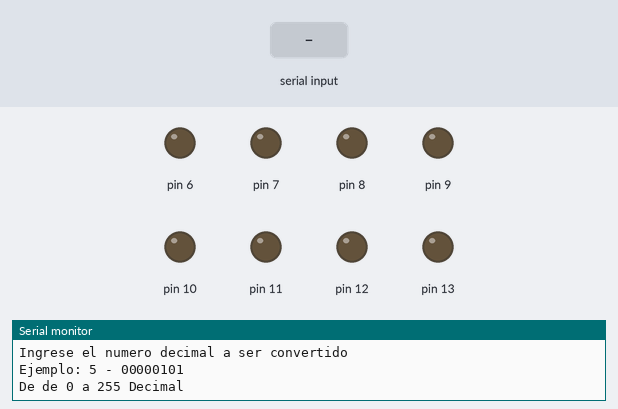
Recording of a sketch running on a simulated Arduino Uno, built with avr-gcc and run on an emulated ATmega328P. Shown: output pins drawn as LEDs (lit = HIGH), the last lines printed to the serial monitor. The inputs (shaded band) are chosen by the test bench.

Above: at 1.2 s.
1.3 s: "90,45,200\n" received over Serial
At 2.6 s:
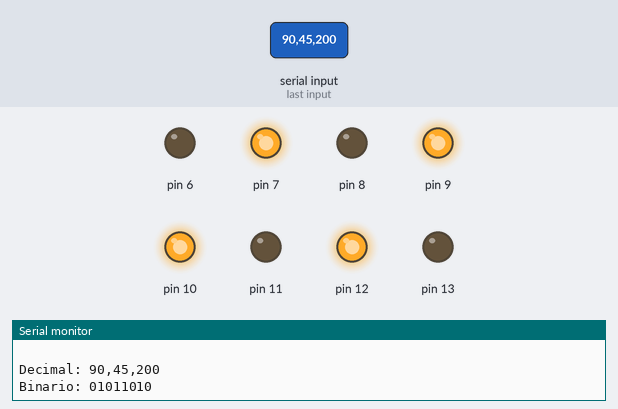
3.8 s: "30,150\n" received over Serial
At 5.6 s:
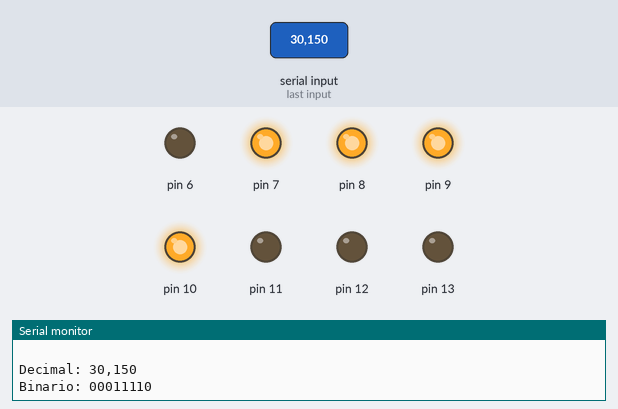
6.3 s: "5\n" received over Serial
At 8.5 s:
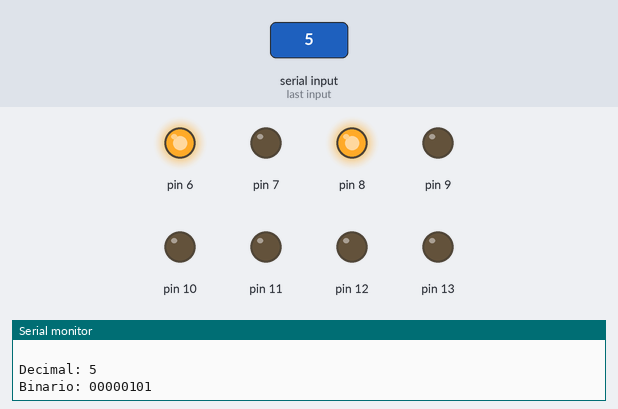
8.8 s: "200\n" received over Serial
At 10.5 s:
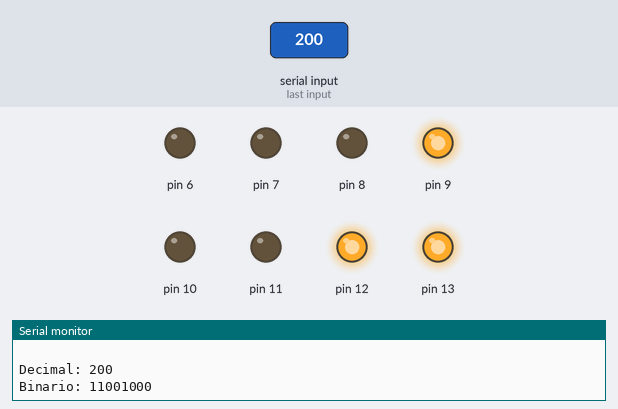
11.3 s: "1,90\n" received over Serial
At 13.5 s:
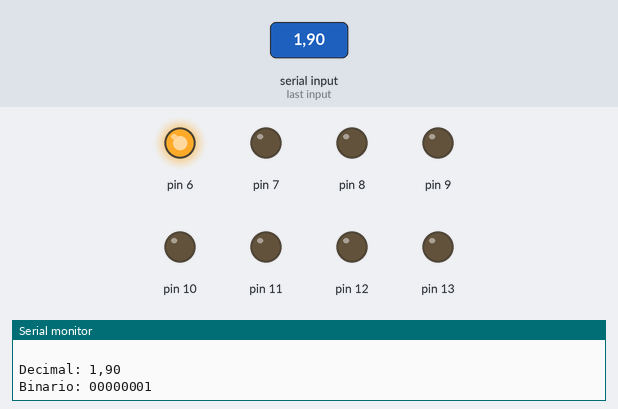
13.8 s: "30,150,10\n" received over Serial
At 15.8 s:
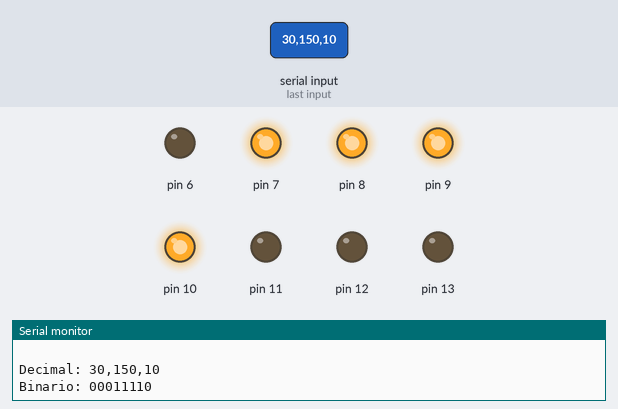
Timing chart, 0 to 17.3 s (numbered marks = the images above; inputs shaded):
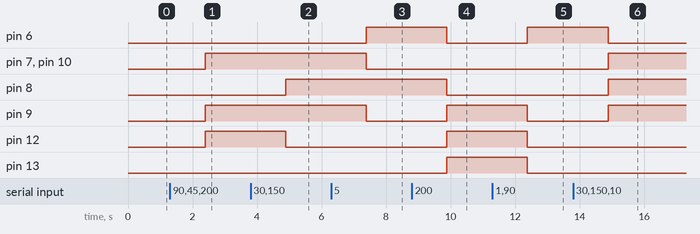

Measured:
- after the input at 1.3 s, pin 7, pin 9, pin 10, pin 12: LOW → HIGH after 1.1 s
- after the input at 3.8 s, pin 8: LOW → HIGH after 1.1 s; pin 12: HIGH → LOW after 1.1 s
- after the input at 6.3 s, pin 6: LOW → HIGH after 1.1 s; pin 7, pin 9, pin 10: HIGH → LOW after 1.1 s
- after the input at 8.8 s, pin 6, pin 8: HIGH → LOW after 1.1 s; pin 9, pin 12, pin 13: LOW → HIGH after 1.1 s
- after the input at 11.3 s, pin 6: LOW → HIGH after 1.1 s; pin 9, pin 12, pin 13: HIGH → LOW after 1.1 s
- after the input at 13.8 s, pin 6: HIGH → LOW after 1.1 s; pin 7–10: LOW → HIGH after 1.1 s

The sketch:

MugmalJose_Decimal_a_Binario.ino
```cpp
/*  UNIVERSIDAD TECNICA DEL NORTE
 *   FICA-CIERCOM
 *   SISTEMAS-MICROPROCESADOS
 *   Mugmal José Luis
*/

String CX;
int numero;
String binario1;
String binario2;
String binario3;
String binario4;
String binario5;
String binario6;
String binario7;
String binario8;


void setup() {

pinMode(13,OUTPUT);
pinMode(12,OUTPUT);
pinMode(11,OUTPUT);
pinMode(10,OUTPUT);
pinMode(9,OUTPUT);
pinMode(8,OUTPUT);
pinMode(7,OUTPUT);
pinMode(6,OUTPUT);

Serial.begin(9600);
Serial.println("Ingrese el numero decimal a ser convertido");
Serial.println("Ejemplo: 5 - 00000101");
Serial.println("De de 0 a 255 Decimal");


}

void loop() {

if(Serial.available()>0){
  CX=Serial.readString();
  numero=CX.toInt();

if(numero<256 && numero>-1){

    if(numero>=128){
      binario1="1";
      numero=numero-128;
      }
      else{
        binario1="0";
        }
     delay(10);

    if(numero>64){
      binario2="1";
      numero=numero-64;
      }
      else{
        binario2="0";
        }
     delay(10);

    if(numero>32){
      binario3="1";
      numero=numero-32;
      }
      else{
        binario3="0";
        }
     delay(10);

    if(numero>16){
      binario4="1";
      numero=numero-16;
      }
      else{
        binario4="0";
        }
     delay(10);


    if(numero>=8){
      binario5="1";
      numero=numero-8;
      }
      else{
        binario5="0";
        }
     delay(10);


    if(numero>=4){
      binario6="1";
      numero=numero-4;
      }
      else{
        binario6="0";
        }
     delay(10);

    if(numero>=2){
      binario7="1";
      numero=numero-2;
      }
      else{
        binario7="0";
        }
     delay(10);

    if(numero>=1){
      binario8="1";
      numero=numero-1;
      }
      else{
        binario8="0";
        }
     delay(10);


  Serial.println(" ");
  Serial.print("Decimal: ");
  Serial.println(CX);
  Serial.print("Binario: ");
  Serial.println(binario1+binario2+binario3+binario4+binario5+binario6+binario7+binario8);


  digitalWrite(13,binario1.toInt());
  digitalWrite(12,binario2.toInt());
  digitalWrite(11,binario3.toInt());
  digitalWrite(10,binario4.toInt());
  digitalWrite(9,binario5.toInt());
  digitalWrite(8,binario6.toInt());
  digitalWrite(7,binario7.toInt());
  digitalWrite(6,binario8.toInt());

  }
  else{
  Serial.println(" ");
  Serial.println("El numero no es correcto");
  }
  }
}
```
